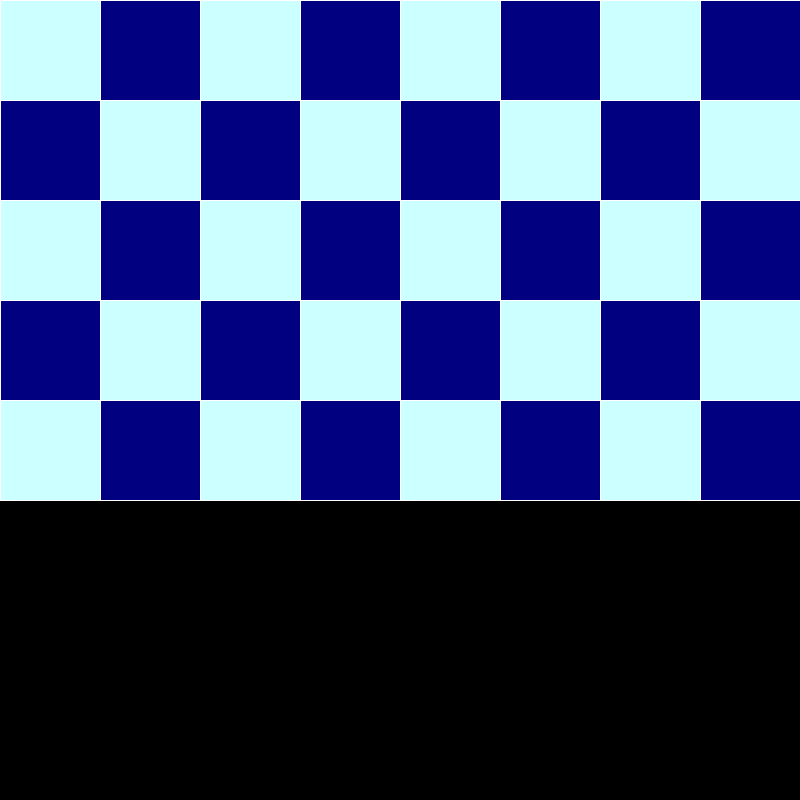
Frame 1 (no input)
Frame 60 (the mouse pressed at the canvas centre just before this capture): identical to frame 1, image omitted
Frame 120 (the mouse held since frame 60 and released just before this capture): identical to frame 1, image omitted

The Processing sketch that drew this single still picture (run headless with seeded random() and noise(); from frame 60 on, the mouse is pressed at the canvas centre):

// Processing sketch: dublinflag
// ── dublinflag.pde
void setup()
{
  //at the start
  size(800,800);
  background(0);
  stroke(255);
  fill(0);
}

void draw()
{
  boolean lightblue = true;
  int x,y;
  int across = 8;
  int down = 5;
  int square_size = 100;
  
  for(y=0;y<down*square_size;y+=square_size)
  {
    for(x=0;x<across*square_size;x+=square_size)
    {
      if(lightblue)
      {
        fill(204,255,255);
      }
      else
      {
        fill(0,0,128);
      }
      rect(x,y,square_size,square_size);
      lightblue = !lightblue;
      //The best line of code you'll ever write is code you didn't have to write
    }
    lightblue = !lightblue;
  }
}
